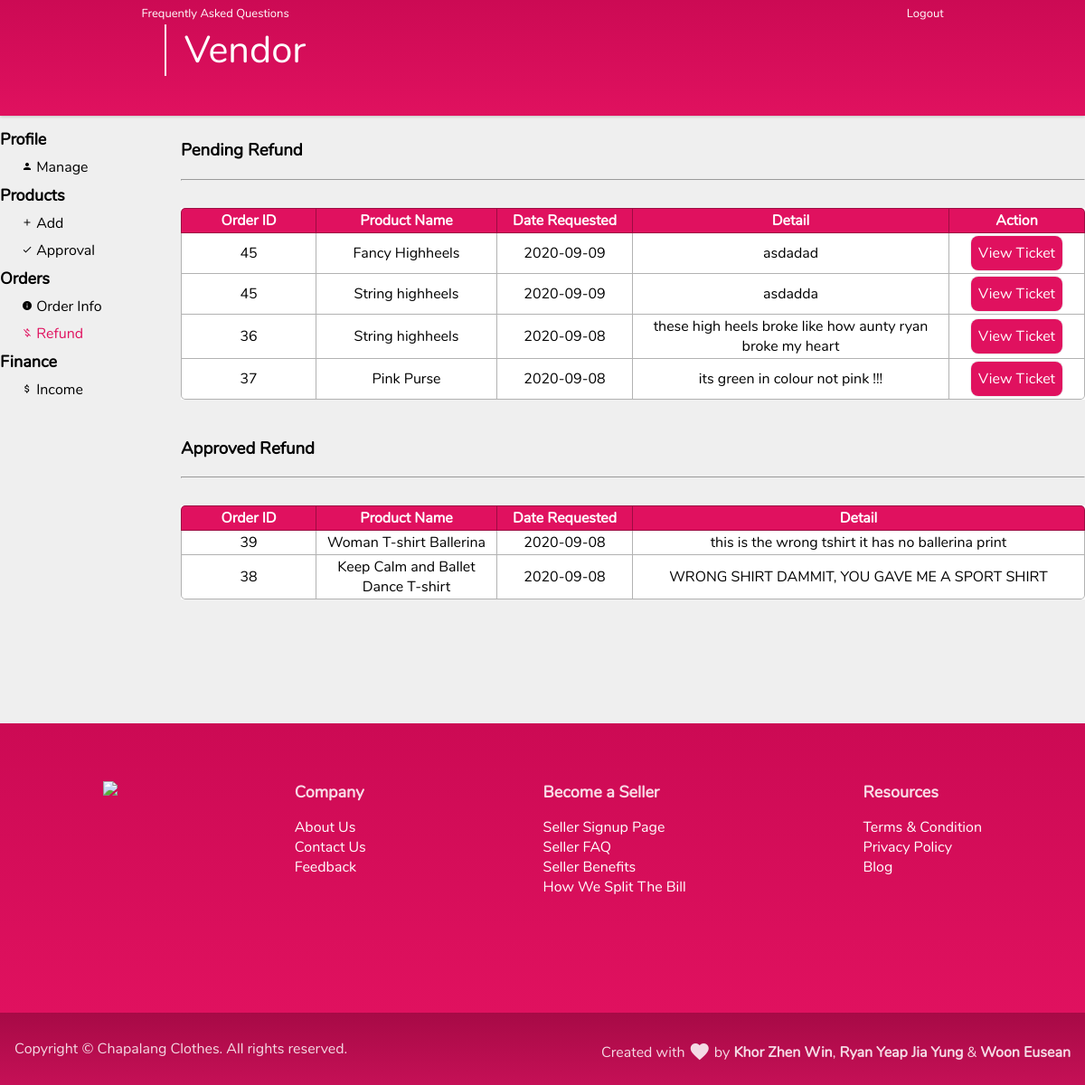
The page /vendor_refund.php (signed in) on the database its author committed.
### tables this page shows
CREATE TABLE `refund` (
  `RefundId` int(11) NOT NULL,
  `OrderId` int(11) NOT NULL,
  `ProductId` int(11) NOT NULL,
  `Reason` varchar(255) NOT NULL,
  `RefundStatus` varchar(140) NOT NULL,
  `DateRequested` date NOT NULL,
  `Images` varchar(510) NOT NULL
);

CREATE TABLE `product` (
  `ProductId` int(11) NOT NULL,
  `ProductName` varchar(140) NOT NULL,
  `ProductDescription` varchar(140) NOT NULL,
  `ProductTags` varchar(500) NOT NULL,
  `ProductImage` varchar(500) NOT NULL,
  `ProductPrice` decimal(10,2) NOT NULL,
  `ProductStock` int(11) NOT NULL,
  `ProductStatus` varchar(140) NOT NULL,
  `VendorId` int(11) NOT NULL
);

CREATE TABLE `productorder` (
  `OrderId` int(11) NOT NULL,
  `UserId` int(11) NOT NULL,
  `PurchaseDate` date NOT NULL,
  `OrderTotal` decimal(12,2) NOT NULL
);

### includes/database.php (called while the page is built, shortened)
<?php
class mysqlidb
{
  private static $host = "localhost";
  private static $db = "chapalang";
  private static $user = "root";
  private static $pass = "";
  private static $con = null;
  static function getConn()
  {
    if (is_null(self::$con)) {
      self::$con = mysqli_connect(self::$host, self::$user, self::$pass, self::$db);
    }
    return self::$con;
  }
  static function query(string $queryString)
  {
    $result = self::getConn()->query($queryString);
    if ($result) {
      return $result;
    } else {
      throw new Exception("Query $queryString: " . self::getError());
    }
  }
  static function fetchAllRows(string $queryString)
  {
    $result = self::query($queryString);
    $rows = $result->fetch_all(MYSQLI_ASSOC);
    return $rows;
  }
}

### vendor_refund.php (the view, shortened to what this page needs)
<?php
include("includes/database.php");
$vendorid = $_SESSION["vendorid"];
$approvedrows = mysqlidb::fetchAllRows("SELECT * FROM refund
INNER JOIN product ON refund.ProductId = product.ProductId
INNER JOIN orderitem ON refund.OrderId = orderitem.OrderId
INNER JOIN productorder ON refund.OrderId = productorder.OrderId
WHERE RefundStatus = 'Approved'
AND VendorId = $vendorid
AND OrderStatus = 'Refund'
ORDER BY DateRequested Desc
LIMIT 10");
$pendingrows = mysqlidb::fetchAllRows("SELECT * FROM refund
INNER JOIN product ON refund.ProductId = product.ProductId
WHERE RefundStatus = 'Pending'
AND VendorId = $vendorid
ORDER BY DateRequested Desc");
?>
<!DOCTYPE html>
<html lang="en">
<head>
  <link rel="stylesheet" href="styles/template.css" />
  <link rel="stylesheet" href="styles/vendor.css" />
  <link rel="stylesheet" href="styles/pagetopbar.css" />
</head>
<body>
  <?php include "includes/pagetopbar.php" ?>
  <div class="body-wrapper">
    <div></div>
    <div class="content-wrapper container">
      <div class="vendor-container">
        <?php
        include("includes/vendor_sidenav.php");
        ?>
        <div class="vendor-body">
          <h3>Pending Refund</h3>
          <hr><br>
          <table>
            <tr>
              <th width="15%">Order ID</th>
              <th width="20%">Product Name</th>
              <th width="15%">Date Requested</th>
              <th width="35%">Detail</th>
              <th width="15%">Action</th>
            </tr>
            <?php
            if (count($pendingrows) > 0) {
              foreach ($pendingrows as $row) {
                echo "
                <tr>
                  <td>{$row['OrderId']}</td>
                  <td>{$row['ProductName']}</td>
                  <td>{$row['DateRequested']}</td>
                  <td>{$row['Reason']}</td>
                  <td><a href=\"vendor_refund_ticket.php?productid={$row['ProductId']}&orderid={$row['OrderId']}\" class=\"btn-primary p-1 visited-white\">View Ticket</td>
                </tr>";
              }
            } else {
              echo "<tr><td colspan=\"5\"><h2 class=\"cultured-dark\">There are no pending refunds.</h2></td></tr>";
            }
            ?>
          </table>
          <br>
          <h3>Approved Refund</h3>
          <hr><br>
          <table>
            <tr>
              <th width="15%">Order ID</th>
              <th width="20%">Product Name</th>
              <th width="15%">Date Requested</th>
              <th width="50%">Detail</th>
            </tr>
            <?php
            if (count($approvedrows) > 0) {
              foreach ($approvedrows as $row) {
                echo "
                <tr>
                  <td>{$row['OrderId']}</td>
                  <td>{$row['ProductName']}</td>
                  <td>{$row['DateRequested']}</td>
                  <td>{$row['Reason']}</td>
                </tr>";
              }
            } else {
              echo "<tr><td colspan=\"5\"><h2 class=\"cultured-dark\">There are no approved refunds.</h2></td></tr>";
            }
            ?>
          </table>
          <br><br>
        </div>
      </div>
    </div>
  </div>
</body>
</html>

### styles/template.css (style rules this page uses)
.material-icons { font-family: "Material Icons"; font-weight: normal; font-style: normal; font-size: 24px; line-height: 1; letter-spacing: normal; text-transform: none; display: inline-block; white-space: nowrap; word-wrap: normal; direction: ltr; -moz-osx-font-smoothing: grayscale; }
html { scroll-behavior: smooth; }
* { box-sizing: border-box; }
body { margin: 0; background-color: #efefef; font-family: "Nunito", sans-serif !important; }
a { text-decoration: none; color: black; }
.unselectable { -webkit-user-select: none; }
.text-left { text-align: left !important; }
.text-right { text-align: right !important; }
.btn-primary { background-color: #e0115f; color: white; text-align: center; height: 2.5rem; line-height: 2.5rem; border-radius: 0.5rem; border: none; box-shadow: 0 0 0.1rem rgba(0, 0, 0, 0.3); cursor: pointer; transition: box-shadow ease-in-out 0.25s; margin: 0.25rem; }
.body-wrapper { min-height: 100vh; display: grid; grid-template-rows: 8rem minmax(calc(100vh - 8rem), 1fr) auto; }
.container { margin-right: auto; margin-left: auto; }
.content-wrapper { margin-top: 0.4rem; margin-bottom: 0.4rem; min-width: 1200px; width: 60%; }
.footer { z-index: 50; background-image: linear-gradient(0deg, #e0115f, #cc0a54); color: rgba(255, 255, 255, 0.85); height: 20rem; width: 100%; }
.footer-small { z-index: 50; background-image: linear-gradient(0deg, #c51056, #a70a46); color: rgba(255, 255, 255, 0.85); height: 5rem; width: 100%; }
.footer-small .material-icons { position: relative; top: 6px; }
.footer-wrapper { display: flex; justify-content: space-around; padding: 0 1rem 0 1rem; min-width: 1200px; width: 75%; height: 100%; }
.footer-wrapper-small { align-items: center; display: grid; grid-template-columns: repeat(2, 1fr); padding: 0 1rem 0 1rem; min-width: 1200px; width: 75%; height: 100%; }
.footer-group { margin: 4rem 0; }
.footer-group ul { color: rgba(255, 255, 255); list-style: none; padding: 0; }
.footer-group a { color: rgba(255, 255, 255); }
.footer-logo { width: 200px; height: auto; }
.footer-group-header { font-weight: bold; font-size: large; }
.p-1 { padding: 0.5rem; }

### rows shown on the page
refund: OrderId "45", ProductId.ProductName "Fancy Highheels", DateRequested "2020-09-09", Reason "asdadad"
refund: OrderId "45", ProductId.ProductName "String highheels", DateRequested "2020-09-09", Reason "asdadda"
refund: OrderId "36", ProductId.ProductName "String highheels", DateRequested "2020-09-08", Reason "these high heels broke like how aunty ryan broke my heart"
refund: OrderId "37", ProductId.ProductName "Pink Purse", DateRequested "2020-09-08", Reason "its green in colour not pink !!!"
refund: OrderId.OrderId "39", ProductId.ProductName "Woman T-shirt Ballerina", DateRequested "2020-09-08", Reason "this is the wrong tshirt it has no ballerina print"
refund: OrderId.OrderId "38", ProductId.ProductName "Keep Calm and Ballet Dance T-shirt", DateRequested "2020-09-08", Reason "WRONG SHIRT DAMMIT, YOU GAVE ME A SPORT SHIRT"
